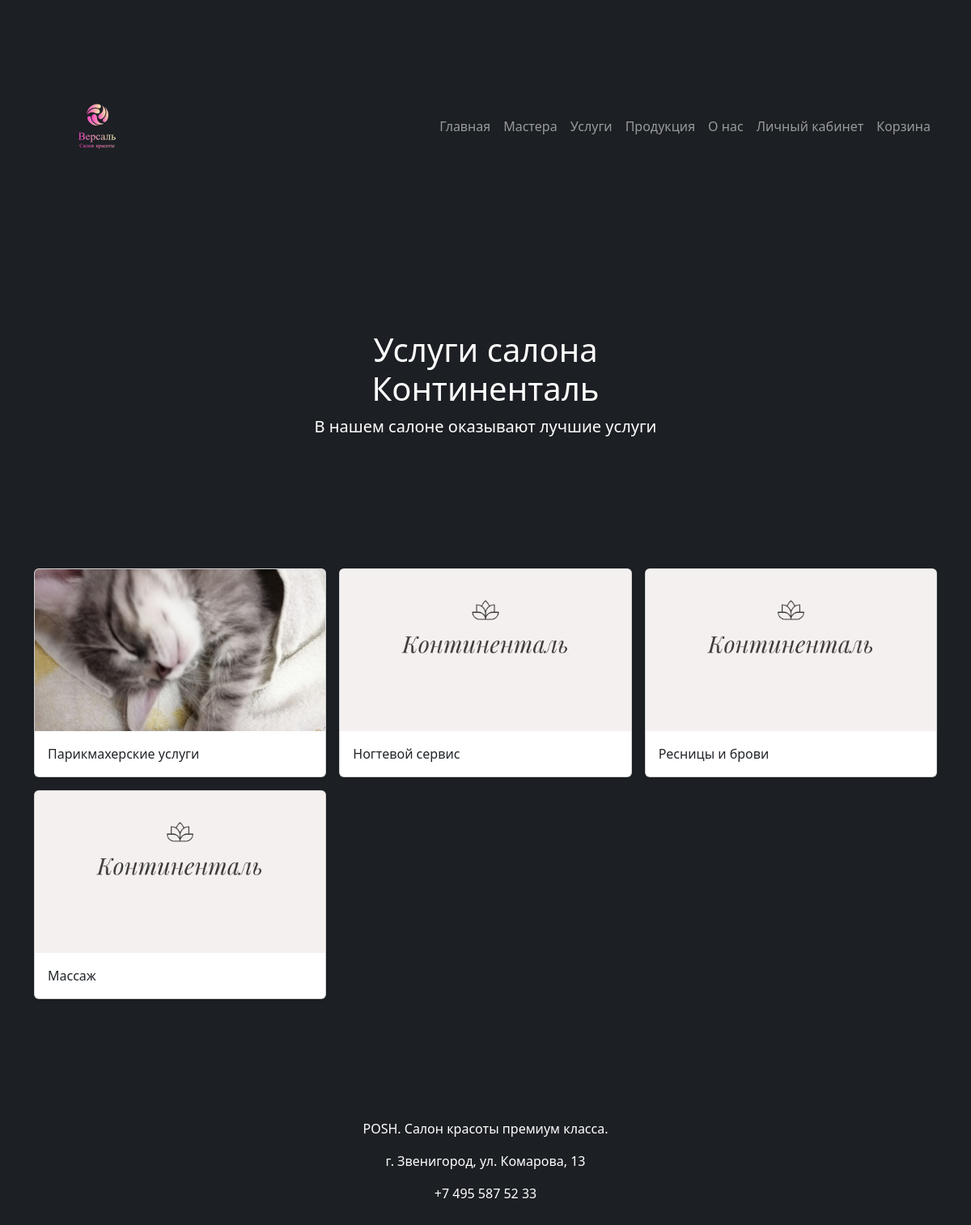
The page /servicies/ on the database its author committed.
### services/models.py (models this page shows, shortened)
class Categories(models.Model):
    title = models.CharField(verbose_name='Категория', max_length=50)
    photo = models.ImageField(verbose_name='Фотография', upload_to='images/')
    slug = models.SlugField(verbose_name='URL', max_length=50, unique=True, db_index=True)
    class Meta:
        verbose_name = 'Категория'
        verbose_name_plural = 'Категории'

### services/views.py (the view)
# urls.py: path('', views.services_list, name='services_list'),
def services_list(request):
    all_categories = Categories.objects.all()
    return render(request, 'services/categories_list.html', {'all_categories': all_categories})

### services/templates/services/categories_list.html (shortened to what this page needs)
{% extends 'main/main_layout.html' %}
{% load static %}
{% block css_link %}
    <link rel="stylesheet" href="{% static 'masters/css/style.css' %}">
{% endblock %}
{% block content %}
<section class="py-5 text-center container">
        <div class="row py-lg-5">
            <div class="col-lg-6 col-md-8 mx-auto">
                <h1 class="fw-light text-white">Услуги салона Континенталь</h1>
                <p class="lead text-white">В нашем салоне оказывают лучшие услуги</p>
            </div>
        </div>
    </section>
    <div class="album py-5">
        <div class="container">
            <div class="row row-cols-1 row-cols-sm-2 row-cols-md-3 g-3">
                {% for category in all_categories %}
                    <div class="col">
                        <a href="{% url 'category_info' category.slug %}" class="card-link">
                            <div class="card shadow-sm">
                                <img
                                        src="{{category.photo.url}}"
                                        alt="{{category.title}}"
                                        class="bd-placeholder-img card-img-top master-image"
                                />
                                <div class="card-body">
                                  <p class="card-text">{{category.title}}</p>
                                </div>
                            </div>
                        </a>
                    </div>
                {% endfor %}
            </div>
        </div>
    </div>
{% endblock %}

### main/static/main/css/main_style.css (style rules this page uses)
body { background-color: #1c1f23; }
header, section, footer { padding: 100px 0; }

### masters/static/masters/css/style.css (style rules this page uses)
.card-link { text-decoration: none; color: inherit; transition: transform 0.2s; }
.master-image { width: 100%; height: 200px; object-fit: cover; }

### rows shown on the page
Categories: photo (picture), title "Парикмахерские услуги"
Categories: photo (picture), title "Ногтевой сервис"
Categories: photo (picture), title "Ресницы и брови"
Categories: photo (picture), title "Массаж"
